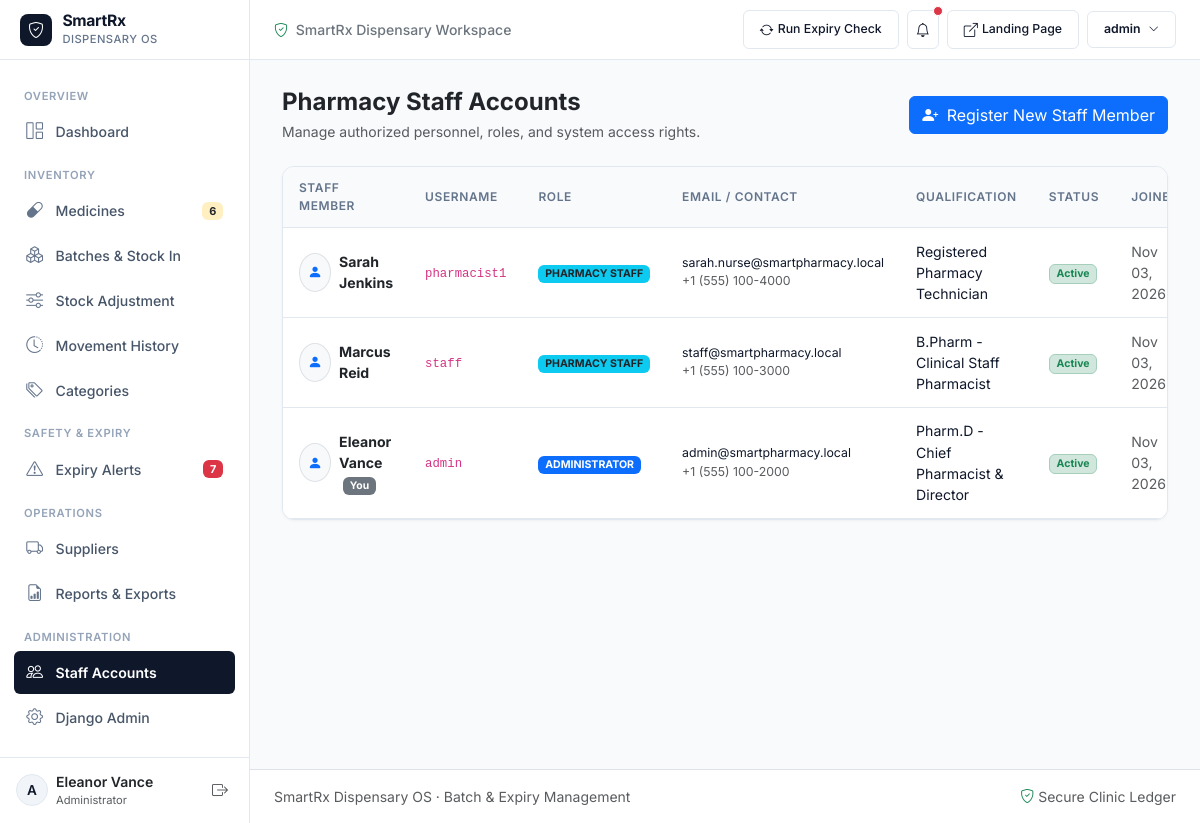
The page /accounts/staff/ (signed in) on the database its author committed.
### accounts/models.py (models this page shows, shortened)
class User(AbstractUser):
    class Role(models.TextChoices):
        ADMIN = 'ADMIN', 'Administrator'
        STAFF = 'STAFF', 'Pharmacy Staff'
    role = models.CharField(
        max_length=10,
        choices=Role.choices,
        default=Role.STAFF,
        help_text="Designates user role and permissions in the pharmacy system."
    )
    phone_number = models.CharField(max_length=20, blank=True, null=True)
    qualification = models.CharField(max_length=100, blank=True, null=True, help_text="e.g. Pharm.D, B.Pharm, Pharmacist Assistant")
    is_active_staff = models.BooleanField(default=True, help_text="Designates whether this staff member is active.")
    created_at = models.DateTimeField(auto_now_add=True)
    updated_at = models.DateTimeField(auto_now=True)
    def is_admin_user(self):
        return self.role == self.Role.ADMIN or self.is_superuser

### accounts/views.py (the view)
# urls.py: path('staff/', views.staff_list_view, name='staff_list'),
@admin_required
def staff_list_view(request):
    staff_members = User.objects.all().order_by('-date_joined')
    return render(request, 'accounts/staff_list.html', {
        'staff_members': staff_members
    })

### templates/accounts/staff_list.html (shortened to what this page needs)
{% extends 'base.html' %}
{% block content %}
<div class="d-flex justify-content-between align-items-center mb-4 flex-wrap gap-2">
    <div>
        <h4 class="fw-bold mb-1 text-dark">Pharmacy Staff Accounts</h4>
        <p class="text-muted small mb-0">Manage authorized personnel, roles, and system access rights.</p>
    </div>
    <a href="{% url 'staff_create' %}" class="btn btn-primary">
        <i class="bi bi-person-plus-fill me-1"></i> Register New Staff Member
    </a>
</div>
<div class="pharmacy-card">
    <div class="table-responsive">
        <table class="table table-hover align-middle mb-0">
            <thead>
                <tr>
                    <th>Staff Member</th>
                    <th>Username</th>
                    <th>Role</th>
                    <th>Email / Contact</th>
                    <th>Qualification</th>
                    <th>Status</th>
                    <th>Joined</th>
                </tr>
            </thead>
            <tbody>
                {% for member in staff_members %}
                <tr>
                    <td>
                        <div class="d-flex align-items-center gap-2">
                            <div class="rounded-circle bg-light border p-2 text-primary">
                                <i class="bi bi-person-fill"></i>
                            </div>
                            <div>
                                <span class="fw-bold text-dark">{{ member.get_full_name|default:member.username }}</span>
                                {% if member == request.user %}
                                <span class="badge bg-secondary ms-1" style="font-size: 0.65rem;">You</span>
                                {% endif %}
                            </div>
                        </div>
                    </td>
                    <td><code>{{ member.username }}</code></td>
                    <td>
                        <span class="badge {% if member.role == 'ADMIN' %}bg-primary{% else %}bg-info text-dark{% endif %} text-uppercase">
                            {{ member.get_role_display }}
                        </span>
                    </td>
                    <td>
                        <div class="small">{{ member.email|default:"No email" }}</div>
                        <div class="text-muted small">{{ member.phone_number|default:"No phone" }}</div>
                    </td>
                    <td class="small">{{ member.qualification|default:"Registered Pharmacist" }}</td>
                    <td>
                        {% if member.is_active_staff %}
                        <span class="badge bg-success-subtle text-success border border-success-subtle">Active</span>
                        {% else %}
                        <span class="badge bg-danger-subtle text-danger border border-danger-subtle">Inactive</span>
                        {% endif %}
                    </td>
                    <td class="small text-muted">{{ member.date_joined|date:"M d, Y" }}</td>
                </tr>
                {% empty %}
                <tr>
                    <td colspan="8" class="text-center py-4 text-muted">No staff accounts registered.</td>
                </tr>
                {% endfor %}
            </tbody>
        </table>
    </div>
</div>
{% endblock %}

### templates/base.html (shortened to what this page needs)
{% load static %}
<!DOCTYPE html>
<html lang="en">
<head>
    <link href="https://cdn.jsdelivr.net/npm/bootstrap@5.3.3/dist/css/bootstrap.min.css" rel="stylesheet">
    <link rel="stylesheet" href="https://cdn.jsdelivr.net/npm/bootstrap-icons@1.11.3/font/bootstrap-icons.min.css">
    <link rel="stylesheet" href="{% static 'css/styles.css' %}?v={% now 'U' %}">
</head>
<body>
    <div class="d-flex" id="wrapper">
        <aside id="sidebar-wrapper">
            <a href="{% url 'dashboard' %}" class="sidebar-brand">
                <div class="sidebar-brand-icon">
                    <i class="bi bi-shield-check"></i>
                </div>
                <div>
                    <div class="sidebar-brand-title fw-bold" style="font-size: 0.98rem; letter-spacing: -0.02em;">SmartRx</div>
                    <div class="sidebar-brand-sub" style="font-size: 0.7rem; color: #64748b; text-transform: uppercase; font-weight: 500;">Dispensary OS</div>
                </div>
            </a>
            <div class="sidebar-scroll">
                <div class="sidebar-section-title">Overview</div>
                <a href="{% url 'dashboard' %}" class="sidebar-nav-item {% if request.resolver_match.url_name == 'dashboard' %}active{% endif %}">
                    <i class="bi bi-grid-1x2"></i>
                    <span>Dashboard</span>
                </a>
                <div class="sidebar-section-title">Inventory</div>
                <a href="{% url 'medicine_list' %}" class="sidebar-nav-item {% if 'medicine' in request.resolver_match.url_name and 'report' not in request.resolver_match.url_name %}active{% endif %}">
                    <i class="bi bi-capsule"></i>
                    <span>Medicines</span>
                    {% if global_low_stock_count > 0 %}
                    <span class="badge bg-warning bg-opacity-25 text-dark ms-auto" style="font-size: 0.68rem;">{{ global_low_stock_count }}</span>
                    {% endif %}
                </a>
                <a href="{% url 'batch_list' %}" class="sidebar-nav-item {% if 'batch' in request.resolver_match.url_name %}active{% endif %}">
                    <i class="bi bi-boxes"></i>
                    <span>Batches & Stock In</span>
                </a>
                <a href="{% url 'stock_adjustment' %}" class="sidebar-nav-item {% if request.resolver_match.url_name == 'stock_adjustment' %}active{% endif %}">
                    <i class="bi bi-sliders"></i>
                    <span>Stock Adjustment</span>
                </a>
                <a href="{% url 'transaction_list' %}" class="sidebar-nav-item {% if request.resolver_match.url_name == 'transaction_list' %}active{% endif %}">
                    <i class="bi bi-clock-history"></i>
                    <span>Movement History</span>
                </a>
                <a href="{% url 'category_list' %}" class="sidebar-nav-item {% if 'category' in request.resolver_match.url_name %}active{% endif %}">
                    <i class="bi bi-tags"></i>
                    <span>Categories</span>
                </a>
                <div class="sidebar-section-title">Safety & Expiry</div>
                <a href="{% url 'notification_list' %}" class="sidebar-nav-item {% if 'notification' in request.resolver_match.url_name %}active{% endif %}">
                    <i class="bi bi-exclamation-triangle"></i>
                    <span>Expiry Alerts</span>
                    {% if global_expired_count > 0 %}
                    <span class="badge bg-danger ms-auto" style="font-size: 0.68rem;">{{ global_expired_count }}</span>
                    {% elif global_near_expiry_count > 0 %}
                    <span class="badge bg-warning text-dark ms-auto" style="font-size: 0.68rem;">{{ global_near_expiry_count }}</span>
                    {% endif %}
                </a>
                <div class="sidebar-section-title">Operations</div>
                <a href="{% url 'supplier_list' %}" class="sidebar-nav-item {% if 'supplier' in request.resolver_match.url_name and 'report' not in request.resolver_match.url_name %}active{% endif %}">
                    <i class="bi bi-truck"></i>
                    <span>Suppliers</span>
                </a>
                <a href="{% url 'reports_index' %}" class="sidebar-nav-item {% if 'report' in request.resolver_match.url_name %}active{% endif %}">
                    <i class="bi bi-file-earmark-bar-graph"></i>
                    <span>Reports & Exports</span>
                </a>
                {% if request.user.role == 'ADMIN' or request.user.is_superuser %}
                <div class="sidebar-section-title">Administration</div>
                <a href="{% url 'staff_list' %}" class="sidebar-nav-item {% if 'staff' in request.resolver_match.url_name %}active{% endif %}">
                    <i class="bi bi-people"></i>
                    <span>Staff Accounts</span>
                </a>
                <a href="{% url 'admin:index' %}" target="_blank" class="sidebar-nav-item">
                    <i class="bi bi-gear"></i>
                    <span>Django Admin</span>
                </a>
                {% endif %}
            </div>
            <div class="sidebar-footer">
                <div class="d-flex align-items-center gap-2 overflow-hidden">
                    <div class="sidebar-user-avatar">
                        {{ request.user.username|make_list|first|upper }}
                    </div>
                    <div class="overflow-hidden">
                        <div class="text-truncate fw-semibold small text-dark">{{ request.user.get_full_name|default:request.user.username }}</div>
                        <div class="text-muted" style="font-size: 0.7rem;">{{ request.user.get_role_display }}</div>
                    </div>
                </div>
                <a href="{% url 'logout' %}" class="btn btn-sm btn-link text-muted p-1" title="Sign Out">
                    <i class="bi bi-box-arrow-right fs-6"></i>
                </a>
            </div>
        </aside>
        <div id="page-content-wrapper">
            <header class="top-navbar">
                <div class="d-flex align-items-center gap-3">
                    <span class="text-secondary small fw-medium d-none d-sm-inline">
                        <i class="bi bi-shield-check text-success me-1"></i> SmartRx Dispensary Workspace
                    </span>
                </div>
                <div class="d-flex align-items-center gap-2">
                    <form method="POST" action="{% url 'trigger_expiry_scan' %}" class="d-inline">
                        <button type="submit" class="btn btn-sm btn-outline-clean d-flex align-items-center gap-1" title="Scan inventory for approaching expiration dates">
                            <i class="bi bi-arrow-repeat"></i>
                            <span class="d-none d-md-inline small">Run Expiry Check</span>
                        </button>
                    </form>
                    <div class="dropdown">
                        <button class="btn btn-sm btn-outline-clean position-relative p-2" type="button" data-bs-toggle="dropdown" aria-expanded="false" title="Notifications">
                            <i class="bi bi-bell"></i>
                            {% if global_unread_notifications_count > 0 %}
                            <span class="position-absolute top-0 start-100 translate-middle p-1 bg-danger border border-white rounded-circle" style="width: 8px; height: 8px;"></span>
                            {% endif %}
                        </button>
                    </div>
                    <a href="{% url 'landing' %}" class="btn btn-sm btn-outline-clean d-none d-sm-inline-flex align-items-center gap-1" title="View Public Landing Page">
                        <i class="bi bi-box-arrow-up-right"></i>
                        <span class="small">Landing Page</span>
                    </a>
                    <div class="dropdown">
                        <button class="btn btn-sm btn-outline-clean d-flex align-items-center gap-2" type="button" data-bs-toggle="dropdown" aria-expanded="false">
                            <span class="fw-semibold small">{{ request.user.username }}</span>
                            <i class="bi bi-chevron-down" style="font-size: 0.65rem;"></i>
                        </button>
                    </div>
                </div>
            </header>
            <main class="page-container">
                {% block content %}{% endblock %}
            </main>
            <footer class="bg-white border-top py-3 px-4 text-muted small">
                <div class="d-flex justify-content-between align-items-center flex-wrap gap-2">
                    <span>SmartRx Dispensary OS &middot; Batch & Expiry Management</span>
                    <span><i class="bi bi-shield-check text-success me-1"></i>Secure Clinic Ledger</span>
                </div>
            </footer>
        </div>
    </div>
</body>
</html>

### rows shown on the page
User: user.username|make_list "A", user.get_full_name "Eleanor Vance", user.role "Administrator", user.username "admin", get_full_name "Eleanor Vance", shows "You", username "admin", role "ADMINISTRATOR", email "admin@smartpharmacy.local", phone_number "+1 (555) 100-2000", qualification "Pharm.D - Chief Pharmacist & Director", is_active_staff "Active", date_joined "Nov 03, 2026"
User: get_full_name "Sarah Jenkins", username "pharmacist1", role "PHARMACY STAFF", email "sarah.nurse@smartpharmacy.local", phone_number "+1 (555) 100-4000", qualification "Registered Pharmacy Technician", is_active_staff "Active", date_joined "Nov 03, 2026"
User: get_full_name "Marcus Reid", username "staff", role "PHARMACY STAFF", email "staff@smartpharmacy.local", phone_number "+1 (555) 100-3000", qualification "B.Pharm - Clinical Staff Pharmacist", is_active_staff "Active", date_joined "Nov 03, 2026"

### other values the page prints
{{ global_low_stock_count }} "6"
{{ global_expired_count }} "7"
